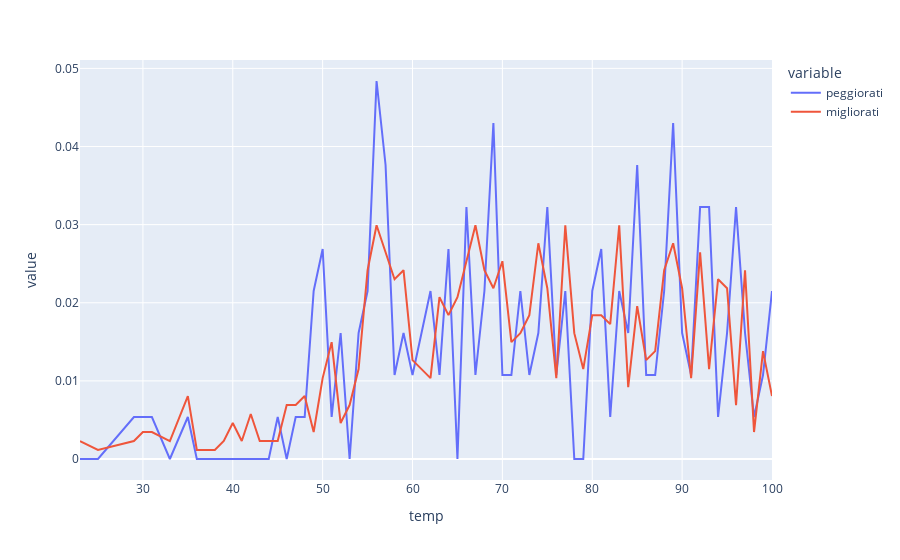
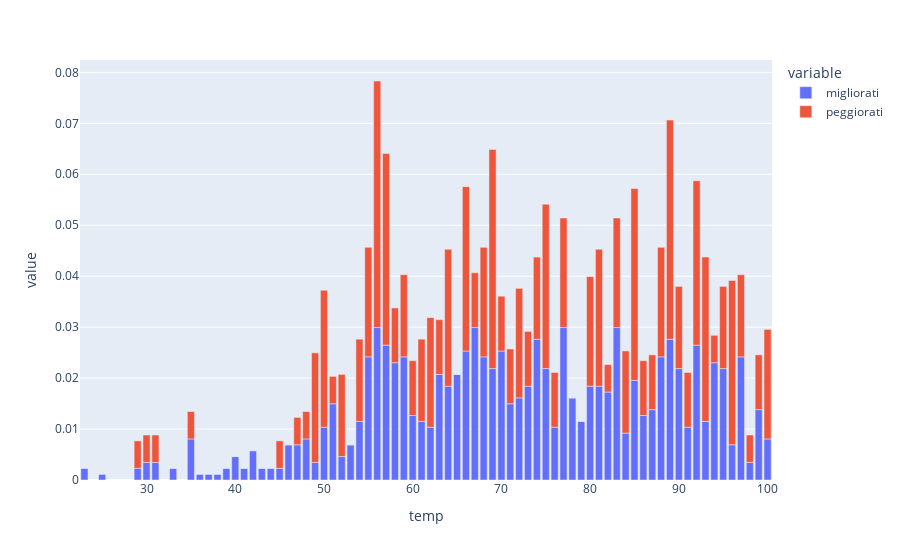

Notebook source saved alongside these figures, in order:
### Markdown cell above
Grafico in relazione all'umidità

### Code cell
import plotly.express as px
# dataset["condizioni_meteo"] = pd.factorize(dataset["condizioni_meteo"])[0]
dataframe = pd.DataFrame({"temp":[], "peggiorati": [], "migliorati":[]})
nuovo_dataset = {}
for item in dataset["umidita_media"].unique():
  queryStringPegg = "umidita_media == "+str(item)+" and peggiorato == 1 and pshysical_score == 1"
  queryStringMigl = "umidita_media == "+str(item)+" and peggiorato == 0 and pshysical_score == 1"

  resPeggiorati = dataset.query(queryStringPegg)
  resMigliorati = dataset.query(queryStringMigl)
  dataframe.loc[len(dataframe.index)] = [item, len(resPeggiorati), len(resMigliorati)]
  nuovo_dataset[str(item)] = len(resPeggiorati)

dataframe = dataframe.sort_values("temp")
#data normalization
dataframe["peggiorati"] = dataframe["peggiorati"]/ dataframe["peggiorati"].sum()
dataframe["migliorati"] = dataframe["migliorati"]/ dataframe["migliorati"].sum()
dataframe.head()
fig = px.line(dataframe, x="temp", y=["peggiorati","migliorati"])
fig.show()
newFig =  px.bar(dataframe, x="temp", y=["migliorati", "peggiorati"])
newFig.show()

### Figure 1 — Plotly figure (JSON) as saved in the notebook; plotly's stock layout.template omitted (floating-point values rounded to 4 significant figures)
{"data": [{"hovertemplate": "variable=peggiorati<br>temp=%{x}<br>value=%{y}<extra></extra>", "legendgroup": "peggiorati", "line": {"color": "#636efa", "dash": "solid"}, "marker": {"symbol": "circle"}, "mode": "lines", "name": "peggiorati", "orientation": "v", "showlegend": true, "type": "scatter", "x": [23, 25, 29, 30, 31, 33, 35, 36, 37, 38, 39, 40, 41, 42, 43, 44, 45, 46, 47, 48, 49, 50, 51, 52, 53, 54, 55, 56, 57, 58, 59, 60, 61, 62, 63, 64, 65, 66, 67, 68, 69, 70, 71, 72, 73, 74, 75, 76, 77, 78, 79, 80, 81, 82, 83, 84, 85, 86, 87, 88, 89, 90, 91, 92, 93, 94, 95, 96, 97, 98, 99, 100], "xaxis": "x", "y": [0, 0, 0.005376, 0.005376, 0.005376, 0, 0.005376, 0, 0, 0, 0, 0, 0, 0, 0, 0, 0.005376, 0, 0.005376, 0.005376, 0.02151, 0.02688, 0.005376, 0.01613, 0, 0.01613, 0.02151, 0.04839, 0.03763, 0.01075, 0.01613, 0.01075, 0.01613, 0.02151, 0.01075, 0.02688, 0, 0.03226, 0.01075, 0.02151, 0.04301, 0.01075, 0.01075, 0.02151, 0.01075, 0.01613, 0.03226, 0.01075, 0.02151, 0, 0, 0.02151, 0.02688, 0.005376, 0.02151, 0.01613, 0.03763, 0.01075, 0.01075, 0.02151, 0.04301, 0.01613, 0.01075, 0.03226, 0.03226, 0.005376, 0.01613, 0.03226, 0.01613, 0.005376, 0.01075, 0.02151], "yaxis": "y"}, {"hovertemplate": "variable=migliorati<br>temp=%{x}<br>value=%{y}<extra></extra>", "legendgroup": "migliorati", "line": {"color": "#EF553B", "dash": "solid"}, "marker": {"symbol": "circle"}, "mode": "lines", "name": "migliorati", "orientation": "v", "showlegend": true, "type": "scatter", "x": [23, 25, 29, 30, 31, 33, 35, 36, 37, 38, 39, 40, 41, 42, 43, 44, 45, 46, 47, 48, 49, 50, 51, 52, 53, 54, 55, 56, 57, 58, 59, 60, 61, 62, 63, 64, 65, 66, 67, 68, 69, 70, 71, 72, 73, 74, 75, 76, 77, 78, 79, 80, 81, 82, 83, 84, 85, 86, 87, 88, 89, 90, 91, 92, 93, 94, 95, 96, 97, 98, 99, 100], "xaxis": "x", "y": [0.002301, 0.001151, 0.002301, 0.003452, 0.003452, 0.002301, 0.008055, 0.001151, 0.001151, 0.001151, 0.002301, 0.004603, 0.002301, 0.005754, 0.002301, 0.002301, 0.002301, 0.006904, 0.006904, 0.008055, 0.003452, 0.01036, 0.01496, 0.004603, 0.006904, 0.01151, 0.02417, 0.02992, 0.02647, 0.02301, 0.02417, 0.01266, 0.01151, 0.01036, 0.02071, 0.01841, 0.02071, 0.02532, 0.02992, 0.02417, 0.02186, 0.02532, 0.01496, 0.01611, 0.01841, 0.02762, 0.02186, 0.01036, 0.02992, 0.01611, 0.01151, 0.01841, 0.01841, 0.01726, 0.02992, 0.009206, 0.01956, 0.01266, 0.01381, 0.02417, 0.02762, 0.02186, 0.01036, 0.02647, 0.01151, 0.02301, 0.02186, 0.006904, 0.02417, 0.003452, 0.01381, 0.008055], "yaxis": "y"}], "layout": {"legend": {"title": {"text": "variable"}, "tracegroupgap": 0}, "margin": {"t": 60}, "xaxis": {"anchor": "y", "domain": [0, 1], "title": {"text": "temp"}}, "yaxis": {"anchor": "x", "domain": [0, 1], "title": {"text": "value"}}}}

### Figure 2 — Plotly figure (JSON) as saved in the notebook; plotly's stock layout.template omitted (floating-point values rounded to 4 significant figures)
{"data": [{"alignmentgroup": "True", "hovertemplate": "variable=migliorati<br>temp=%{x}<br>value=%{y}<extra></extra>", "legendgroup": "migliorati", "marker": {"color": "#636efa", "pattern": {"shape": ""}}, "name": "migliorati", "offsetgroup": "migliorati", "orientation": "v", "showlegend": true, "textposition": "auto", "type": "bar", "x": [23, 25, 29, 30, 31, 33, 35, 36, 37, 38, 39, 40, 41, 42, 43, 44, 45, 46, 47, 48, 49, 50, 51, 52, 53, 54, 55, 56, 57, 58, 59, 60, 61, 62, 63, 64, 65, 66, 67, 68, 69, 70, 71, 72, 73, 74, 75, 76, 77, 78, 79, 80, 81, 82, 83, 84, 85, 86, 87, 88, 89, 90, 91, 92, 93, 94, 95, 96, 97, 98, 99, 100], "xaxis": "x", "y": [0.002301, 0.001151, 0.002301, 0.003452, 0.003452, 0.002301, 0.008055, 0.001151, 0.001151, 0.001151, 0.002301, 0.004603, 0.002301, 0.005754, 0.002301, 0.002301, 0.002301, 0.006904, 0.006904, 0.008055, 0.003452, 0.01036, 0.01496, 0.004603, 0.006904, 0.01151, 0.02417, 0.02992, 0.02647, 0.02301, 0.02417, 0.01266, 0.01151, 0.01036, 0.02071, 0.01841, 0.02071, 0.02532, 0.02992, 0.02417, 0.02186, 0.02532, 0.01496, 0.01611, 0.01841, 0.02762, 0.02186, 0.01036, 0.02992, 0.01611, 0.01151, 0.01841, 0.01841, 0.01726, 0.02992, 0.009206, 0.01956, 0.01266, 0.01381, 0.02417, 0.02762, 0.02186, 0.01036, 0.02647, 0.01151, 0.02301, 0.02186, 0.006904, 0.02417, 0.003452, 0.01381, 0.008055], "yaxis": "y"}, {"alignmentgroup": "True", "hovertemplate": "variable=peggiorati<br>temp=%{x}<br>value=%{y}<extra></extra>", "legendgroup": "peggiorati", "marker": {"color": "#EF553B", "pattern": {"shape": ""}}, "name": "peggiorati", "offsetgroup": "peggiorati", "orientation": "v", "showlegend": true, "textposition": "auto", "type": "bar", "x": [23, 25, 29, 30, 31, 33, 35, 36, 37, 38, 39, 40, 41, 42, 43, 44, 45, 46, 47, 48, 49, 50, 51, 52, 53, 54, 55, 56, 57, 58, 59, 60, 61, 62, 63, 64, 65, 66, 67, 68, 69, 70, 71, 72, 73, 74, 75, 76, 77, 78, 79, 80, 81, 82, 83, 84, 85, 86, 87, 88, 89, 90, 91, 92, 93, 94, 95, 96, 97, 98, 99, 100], "xaxis": "x", "y": [0, 0, 0.005376, 0.005376, 0.005376, 0, 0.005376, 0, 0, 0, 0, 0, 0, 0, 0, 0, 0.005376, 0, 0.005376, 0.005376, 0.02151, 0.02688, 0.005376, 0.01613, 0, 0.01613, 0.02151, 0.04839, 0.03763, 0.01075, 0.01613, 0.01075, 0.01613, 0.02151, 0.01075, 0.02688, 0, 0.03226, 0.01075, 0.02151, 0.04301, 0.01075, 0.01075, 0.02151, 0.01075, 0.01613, 0.03226, 0.01075, 0.02151, 0, 0, 0.02151, 0.02688, 0.005376, 0.02151, 0.01613, 0.03763, 0.01075, 0.01075, 0.02151, 0.04301, 0.01613, 0.01075, 0.03226, 0.03226, 0.005376, 0.01613, 0.03226, 0.01613, 0.005376, 0.01075, 0.02151], "yaxis": "y"}], "layout": {"barmode": "relative", "legend": {"title": {"text": "variable"}, "tracegroupgap": 0}, "margin": {"t": 60}, "xaxis": {"anchor": "y", "domain": [0, 1], "title": {"text": "temp"}}, "yaxis": {"anchor": "x", "domain": [0, 1], "title": {"text": "value"}}}}
